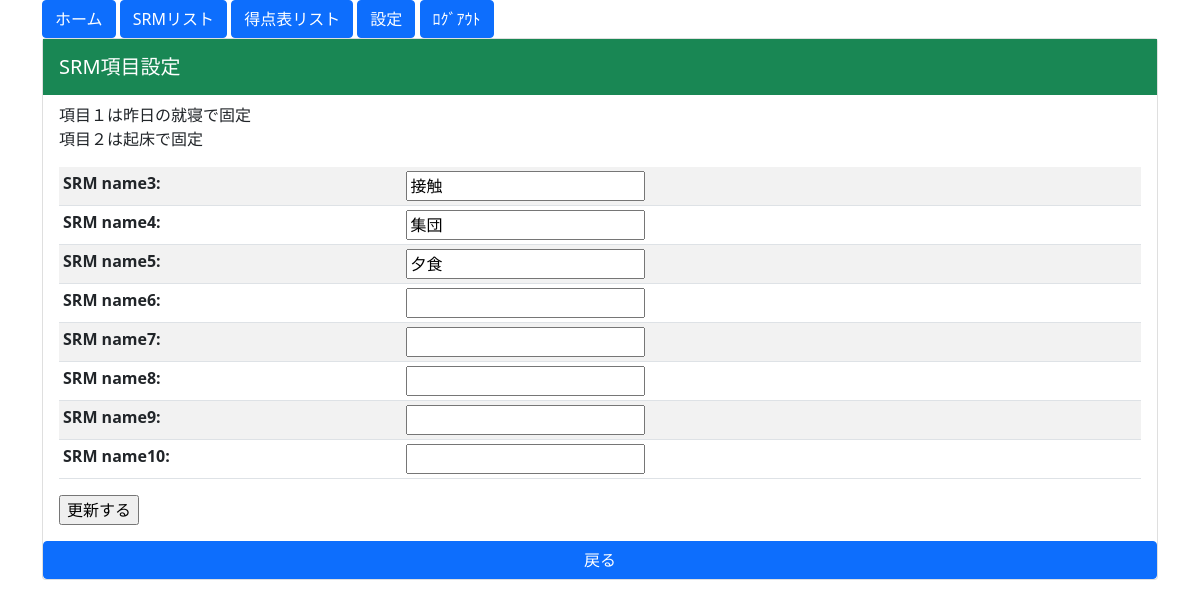
Screenshot of /options/SRM_opupdate/1 with the database file from the repository.
### blogpost/models.py (models this page shows, shortened)
class SRMOptionModel(models.Model):
    title = "SRM_option"
    SRM_name1 = "就寝"
    SRM_name2 = "起床"
    SRM_name3 = models.CharField(default = "接触", max_length=20, blank=True)
    SRM_name4 = models.CharField(default = "集団", max_length=20, blank=True)
    SRM_name5 = models.CharField(default = "夕食", max_length=20, blank=True)
    SRM_name6 = models.CharField(max_length=20,blank=True)
    SRM_name7 = models.CharField(max_length=20,blank=True)
    SRM_name8 = models.CharField(max_length=20,blank=True)
    SRM_name9 = models.CharField(max_length=20,blank=True)
    SRM_name10 = models.CharField(max_length=20,blank=True)

### blogpost/views.py (the view)
# urls.py: path('options/SRM_opupdate/<str:pk>', SRM_opupdate.as_view(), name='SRM_opupdate'),
class SRM_opupdate(UpdateView):
    template_name = 'options/SRM_opupdate.html'
    model = SRMOptionModel
    fields = "__all__"
    success_url = reverse_lazy('Options')

### blogpost/templates/options/SRM_opupdate.html (shortened to what this page needs)
{% extends 'base.html' %}
{% block content %}
<div class='container'>
    <div class='card'>
        <h5 class="p-3 mb-2 bg-success text-white">SRM項目設定</h5>
        <a>　項目１は昨日の就寝で固定</a>
        <a>　項目２は起床で固定</a>
    <div class="card-body">
        <form action="" method="POST">{% csrf_token %}
            <table class="table table-striped table-hover table-sm">
                <tbody>
                {{form.as_table}}
                </tbody>
            </table>
            <input type="submit" value="更新する">
        </form>
    </div>
            <a class="btn btn-primary" href="{% url 'SRM_oplist' %}" role="button">戻る</a>
</div>
{% endblock content %}

### rows the page displays
SRMOptionModel: SRM_name3 "接触", SRM_name4 "集団", SRM_name5 "夕食"
